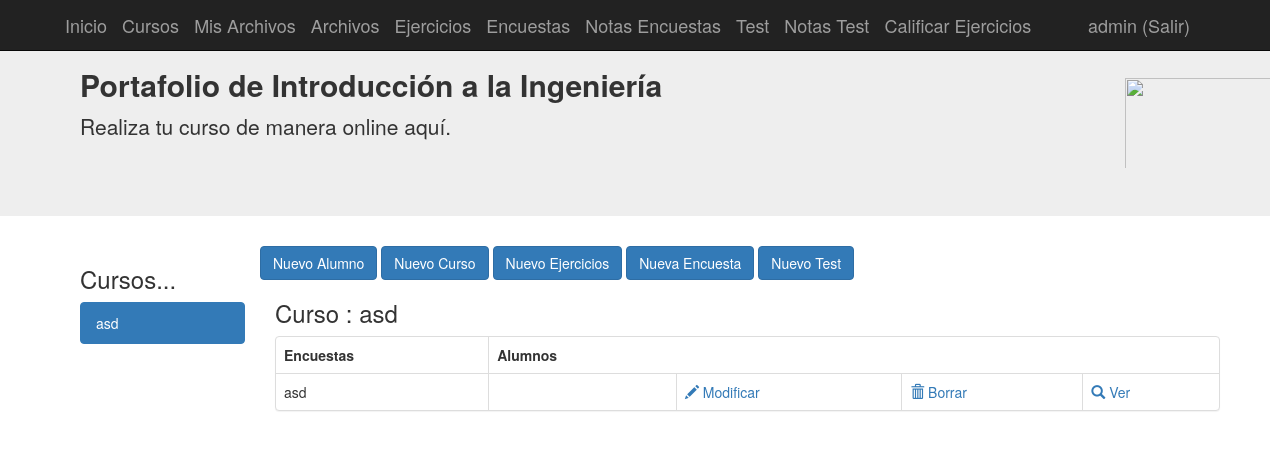
Page /curso/1 (signed in) on the committed database.
### tables this page shows
CREATE TABLE alumnos (
	id INTEGER NOT NULL, 
	username VARCHAR(100) NOT NULL, 
	password_hash VARCHAR(128) NOT NULL, 
	nombre VARCHAR(200) NOT NULL, 
	email VARCHAR(200) NOT NULL, 
	"Cursoid" INTEGER NOT NULL, 
	admin BOOLEAN, 
	PRIMARY KEY (id), 
	FOREIGN KEY("Cursoid") REFERENCES cursos (id), 
	CHECK (admin IN (0, 1))
);

CREATE TABLE cursos (
	id INTEGER NOT NULL, 
	nombre VARCHAR(100), 
	PRIMARY KEY (id)
);

### aplicacion/app.py (the view)
@app.route('/')
@app.route('/curso/<id>')
def inicio(id='0'):
    from aplicacion.models import Alumnos, Cursos , Encuestas , Preguntas
    curso = Cursos.query.get(id)
    try:
        if not current_user.is_admin():
            return redirect(url_for('inicioAlum', username=current_user.username))
    except Exception as e:
        pass
    if id == '0':
        alumnos = Alumnos.query.filter_by(Cursoid=id)
        print("no seleccione nada")
    else:
        print("si seleccione")
        alumnos = Alumnos.query.filter_by(Cursoid=id)
    cursos = Cursos.query.all()
    if id == '0':
        encuestas = Encuestas.query.all()
    else:
        encuestas = Encuestas.query.filter_by(Cursoid=id)
    cursos = Cursos.query.all()
    if id == '0':
        preguntas = Preguntas.query.all()
    else:
        preguntas = Preguntas.query.filter_by(Encuestaid=id)
    encuesta = Encuestas.query.all()
    return render_template("inicio.html", alumnos=alumnos,cursos=cursos, curso=curso,encuestas=encuestas, preguntas=preguntas)

### aplicacion/app.py (called while the page is built)
@login_manager.user_loader
def load_user(user_id):
    from aplicacion.models import Alumnos
    return Alumnos.query.get(int(user_id))

### aplicacion/models.py (called while the page is built)
    def is_admin(self):
        return self.admin

### aplicacion/templates/inicio.html (shortened to what this page needs)
{% extends "base.html" %}
{% block contenido %}
<div class="container">
  <div class="row">
  <div class="col-md-2">
    {% if current_user.is_authenticated and current_user.is_admin() %}
      <h3>Cursos...</h3>
      <div class="list-group">
       {% for cur in cursos %}
       {% if curso.nombre==cur.nombre%}
         <a class="list-group-item active" href="{{url_for("inicio",id=cur.id)}}">{{cur.nombre}}</a>
       {% else %}
         <a class="list-group-item" href="{{url_for("inicio",id=cur.id)}}">{{cur.nombre}}</a>
       {% endif%}
       {% endfor %}
      </div>
    {% endif%}
  </div>
  {% if current_user.is_authenticated and current_user.is_admin() %}
   <a class="btn btn-primary" href="{{url_for('alumnos_new')}}" role="button">Nuevo Alumno</a>
   <a class="btn btn-primary" href="{{url_for('cursos_new')}}" role="button">Nuevo Curso</a>
   <a class="btn btn-primary" href="{{url_for('ejercicios_new')}}" role="button">Nuevo Ejercicios</a>
   <a class="btn btn-primary" href="{{url_for('encuestas_new')}}" role="button">Nueva Encuesta</a>
   <a class="btn btn-primary" href="{{url_for('actividades_new')}}" role="button">Nuevo Test</a>
  {% endif %}
  <div class="col-md-10">
  {% if current_user.is_authenticated and current_user.is_admin() %}
      <h3>Curso : {{curso.nombre}}</h3>
	    <div class="panel panel-default">
  			<table class="table table-bordered">
            <th>Encuestas</th>
            <th>Alumnos</th>
            {% for alu in alumnos %}
  	    			<tr>
                <td>{{alu.nombre}}</td>
                <td>{{alu.descripcion}}</td>
                <td><a href="{{url_for('alumnos_edit',id=alu.id)}}"><span class="glyphicon glyphicon-pencil"></span> Modificar</a></td>
                <td><a href="{{url_for('alumnos_delete',id=alu.id)}}"><span class="glyphicon glyphicon-trash"></span> Borrar</a></td>
                <td><a href="{{url_for('alumnos_ver',id=alu.id)}}"><span class="glyphicon glyphicon-search"></span> Ver</a></td>
  	    			</tr>
            {% endfor %}
  	    </table>
    {% endif %}
  	</div>
  </div>
</div>
{% endblock %}

### aplicacion/templates/base.html (shortened to what this page needs)
{% extends "bootstrap/base.html" %}
{% block navbar %}
<nav class="navbar navbar-inverse navbar-fixed-top">
      <div class="container">
        <div class="navbar-header">
          <a class="navbar-brand" href="/">Inicio</a>
          <a class="navbar-brand" href="{{url_for('cursos')}}">Cursos</a>
          {% if current_user.is_authenticated  %}
          <a class="navbar-brand" href="{{url_for('get_all_files')}}">Mis Archivos</a>
          {%endif%}
          {% if current_user.is_authenticated and current_user.is_admin() %}
          <a class="navbar-brand" href="{{url_for('archivos')}}">Archivos</a>
          <a class="navbar-brand" href="{{url_for('ejercicios')}}">Ejercicios</a>
          <a class="navbar-brand" href="{{url_for('encuestas')}}">Encuestas</a>
          <a class="navbar-brand" href="{{url_for('calificaciones')}}">Notas Encuestas</a>
          <a class="navbar-brand" href="{{url_for('actividades')}}">Test</a>
          <a class="navbar-brand" href="{{url_for('calificacionesA')}}">Notas Test</a>
          <a class="navbar-brand" href="{{url_for('calificar')}}">Calificar Ejercicios</a>
          {%endif %}
        </div>
        <div id="navbar" class="navbar-collapse collapse navbar-right">
          {% if current_user.is_authenticated %}
          <a class="navbar-brand " href="/logout"> {{ current_user.username}} (Salir)</a>
          {% else %}
          <a class="navbar-brand " href="/login">Login</a>
          {% endif %}
        </div>
      </div>
    </nav>
    <div class="jumbotron">
      <div class="container">
        <div class="col-md-11">
          <h2> <b>  Portafolio de Introducción a la Ingeniería</b></h2>
          <p>Realiza tu curso de manera online aquí.</p>
        </div>
        <div class="col-md-1">
          <img style="padding-top:30px" height="120" width="170" src="https://git.cromer.cl/UBB/mt/raw/commit/ad0ca3738a645b2049aae4aa610f6b0677792105/src/mt/images/UBBLogo.png">
        </div>
      </div>
    </div>
{% endblock %}
{% block content %}
<div class="container-fluid">
  <div class="row">
  	<div class="container">
	    {% block contenido %}{% endblock %}
  	</div>
 </div>
{% endblock %}

### rows in the picture
alumnos: username "admin"
cursos: nombre "asd"
alumnos: nombre "asd"
